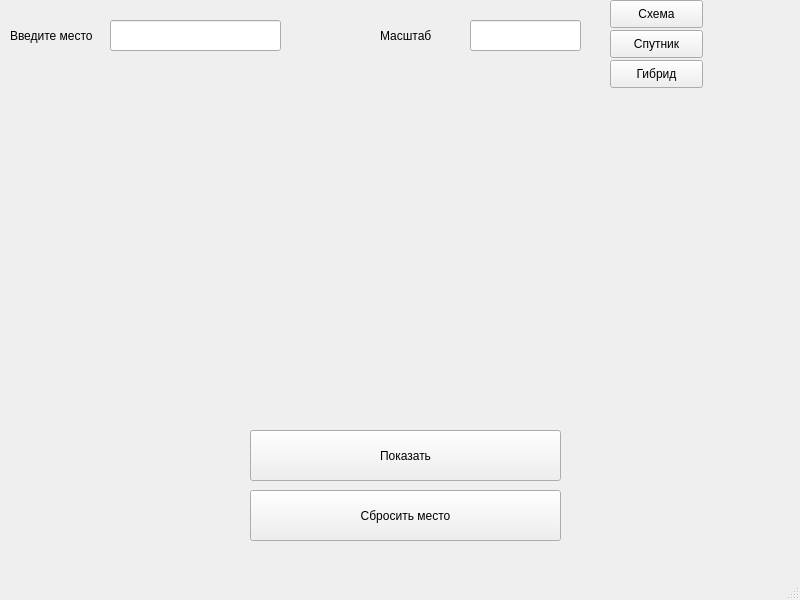
<?xml version="1.0" encoding="UTF-8"?>
<ui version="4.0">
 <class>MainWindow</class>
 <widget class="QMainWindow" name="MainWindow">
  <property name="geometry">
   <rect>
    <x>0</x>
    <y>0</y>
    <width>800</width>
    <height>600</height>
   </rect>
  </property>
  <property name="windowTitle">
   <string>MainWindow</string>
  </property>
  <widget class="QWidget" name="centralwidget">
   <widget class="QLabel" name="image">
    <property name="geometry">
     <rect>
      <x>100</x>
      <y>110</y>
      <width>611</width>
      <height>311</height>
     </rect>
    </property>
    <property name="text">
     <string/>
    </property>
   </widget>
   <widget class="QLabel" name="label_4">
    <property name="geometry">
     <rect>
      <x>380</x>
      <y>20</y>
      <width>81</width>
      <height>31</height>
     </rect>
    </property>
    <property name="text">
     <string>Масштаб</string>
    </property>
   </widget>
   <widget class="QLineEdit" name="ms">
    <property name="geometry">
     <rect>
      <x>470</x>
      <y>20</y>
      <width>111</width>
      <height>31</height>
     </rect>
    </property>
   </widget>
   <widget class="QPushButton" name="btnShow">
    <property name="geometry">
     <rect>
      <x>250</x>
      <y>430</y>
      <width>311</width>
      <height>51</height>
     </rect>
    </property>
    <property name="text">
     <string>Показать</string>
    </property>
   </widget>
   <widget class="QPushButton" name="map">
    <property name="geometry">
     <rect>
      <x>610</x>
      <y>0</y>
      <width>93</width>
      <height>28</height>
     </rect>
    </property>
    <property name="text">
     <string>Схема</string>
    </property>
   </widget>
   <widget class="QPushButton" name="sat">
    <property name="geometry">
     <rect>
      <x>610</x>
      <y>30</y>
      <width>93</width>
      <height>28</height>
     </rect>
    </property>
    <property name="text">
     <string>Спутник</string>
    </property>
   </widget>
   <widget class="QPushButton" name="hybrid">
    <property name="geometry">
     <rect>
      <x>610</x>
      <y>60</y>
      <width>93</width>
      <height>28</height>
     </rect>
    </property>
    <property name="text">
     <string>Гибрид</string>
    </property>
   </widget>
   <widget class="QLabel" name="label">
    <property name="geometry">
     <rect>
      <x>10</x>
      <y>20</y>
      <width>101</width>
      <height>31</height>
     </rect>
    </property>
    <property name="text">
     <string>Введите место</string>
    </property>
   </widget>
   <widget class="QLineEdit" name="location">
    <property name="geometry">
     <rect>
      <x>110</x>
      <y>20</y>
      <width>171</width>
      <height>31</height>
     </rect>
    </property>
   </widget>
   <widget class="QPushButton" name="thr_off">
    <property name="geometry">
     <rect>
      <x>250</x>
      <y>490</y>
      <width>311</width>
      <height>51</height>
     </rect>
    </property>
    <property name="text">
     <string>Сбросить место</string>
    </property>
   </widget>
  </widget>
  <widget class="QMenuBar" name="menubar">
   <property name="geometry">
    <rect>
     <x>0</x>
     <y>0</y>
     <width>800</width>
     <height>26</height>
    </rect>
   </property>
  </widget>
  <widget class="QStatusBar" name="statusbar"/>
 </widget>
 <resources/>
 <connections/>
</ui>
